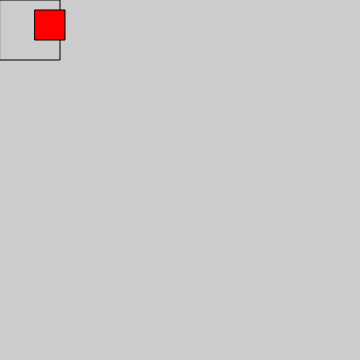
Frame 1 (no input)
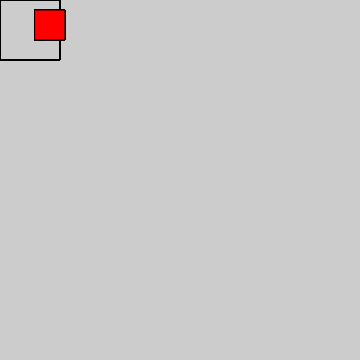
Frame 60 (no input)
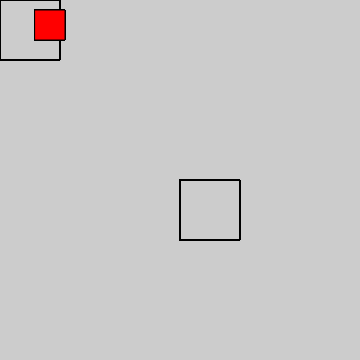
Frame 120 (the mouse pressed at the canvas centre since frame 60)

The p5.js sketch that drew these frames (run headless with seeded random() and noise() and a simulated clock; from frame 60 on, the mouse is pressed at the canvas centre):

// p5.js sketch
// ── sketch.js
function setup() {
  createCanvas(360, 360);
  background(204);
}

function draw() {
  push();
  translate(mouseX, mouseY);
  noFill();
  rect(0, 0, 60, 60);
  pop();

  translate(35, 10);
  fill(255, 0, 0);
  rect(0, 0, 30, 30);
}
